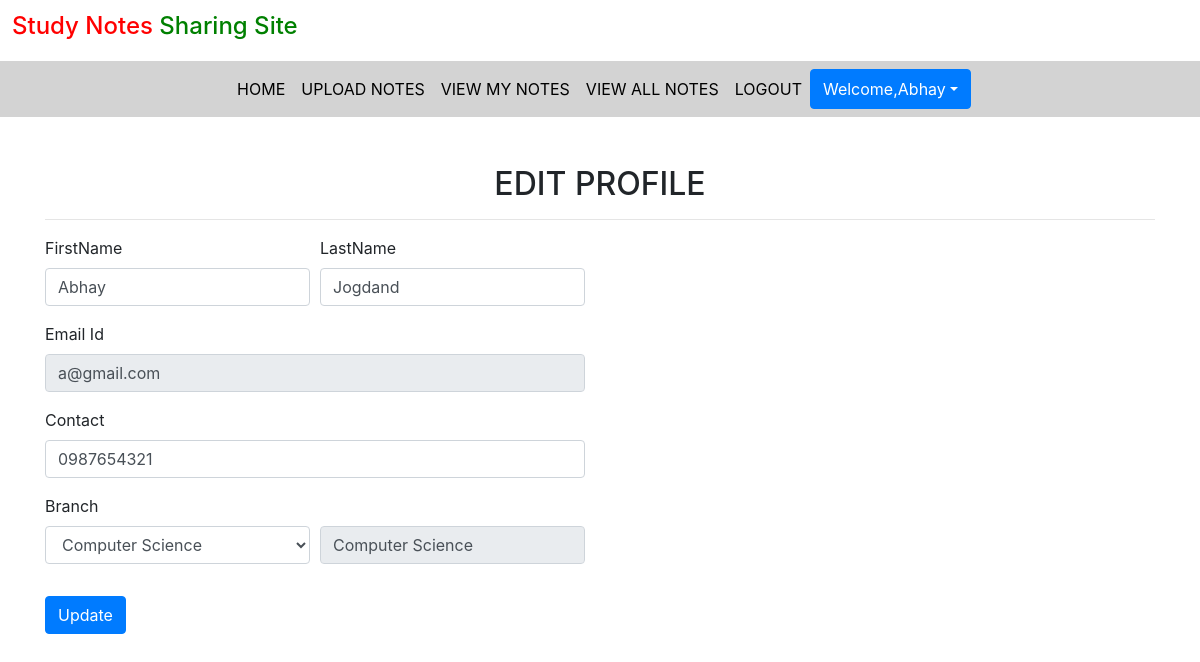
/edit_profile (signed in), run on the app's committed database.
### notes/models.py (models this page shows, shortened)
class Signup(models.Model):
    user = models.ForeignKey(User,on_delete=models.CASCADE)
    contact = models.CharField(max_length=10)
    branch = models.CharField(max_length=30)
    role = models.CharField(max_length=15)

### notes/views.py (the view, shortened to what this page needs)
# urls.py: path('edit_profile',edit_profile,name="edit_profile"),
def edit_profile(request):
    if not request.user.is_authenticated:
        return redirect('login')
    user = User.objects.get(id=request.user.id)
    data = Signup.objects.get(user=user)
    error= False
    d ={'data':data,'user':user, 'error':error}
    return render(request,'edit_profile.html',d)

### notes/templates/edit_profile.html (shortened to what this page needs)
{% extends 'usernavigation.html' %}
{%load static%}
{% block body %}
<div class="container">
    <h2 class="text-center mt-5">EDIT PROFILE</h2>
    <hr>
    <div class="row">
        <div class="col-sm-6">
            <form method="post">
                <div class="form-row">
                    <div class="form-group col-md-6">
                        <label>FirstName</label>
                        <input type="text" class="form-control" value="{{data.user.first_name}}" name="firstname">
                    </div>
                    <div class="form-group col-md-6">
                        <label>LastName</label>
                        <input type="text" class="form-control" value="{{data.user.last_name}}" name="lastname">
                    </div>
                </div>
                <div class="form-row">
                    <div class="form-group col-md-12">
                        <label>Email Id</label>
                        <input type="text" class="form-control" value="{{data.user.username}}" name="emailid" readonly>
                    </div>
                </div>
                <div class="form-row">
                    <div class="form-group col-md-12">
                        <label>Contact</label>
                        <input type="text" class="form-control" value="{{data.contact}}" name="contact">
                    </div>
                </div>
                <div class="form-row">
                    <div class="form-group col-md-6">
                        <label>Branch</label>
                        <select class="form-control" name ="branch">
                            <option value="Computer Science">Computer Science</option>
                        </select>
                    </div>
                    <div class="form-group col-md-6 mt-2">
                        <br>
                        <input type="text" value="{{data.branch}}" class="form-control" readonly>
                    </div>
                </div>
                <input type="submit" value="Update" class="btn btn-primary mt-3">
            </form>
        </div>
    </div>
</div>
{% endblock%}

### notes/templates/usernavigation.html (shortened to what this page needs)
<!DOCTYPE html>
<html lang="en">
<head>
{%load static%}
  <link rel="stylesheet" href="https://maxcdn.bootstrapcdn.com/bootstrap/4.3.1/css/bootstrap.min.css">
  <link rel="stylesheet" href="https://use.fontawesome.com/releases/v5.6.3/css/all.css">
  <link rel="stylesheet" href="{% static 'css/mystyle.css' %}">
</head>
<body>
<h4 style= "padding: 1%"><span style="color:red"> Study Notes</span> <span style="color:green">Sharing Site</span></h4>
<nav class = "navbar navbar-expand-sm justify-content-center" style = "background-color:lightgrey" >
<ul class= "navbar-nav">
    <li class = "navbar-item">
        <a class="nav-link" href="#">HOME</a>
    </li>
    <li class = "navbar-item">
        <a class="nav-link" href="{% url 'upload_notes' %}">UPLOAD NOTES</a>
    </li>
    <li class = "navbar-item">
        <a class="nav-link" href="{% url 'view_mynotes' %}">VIEW MY NOTES</a>
    </li>
    <li class = "navbar-item">
        <a class="nav-link" href="{% url 'view_all_notes' %}">VIEW ALL NOTES</a>
    </li>
    <li class = "navbar-item">
        <a class="nav-link" href="{% url 'logout' %}">LOGOUT</a>
    </li>
    <div class ="btn-group">
        <button type="button" class=" btn btn-primary dropdown-toggle" data-toggle="dropdown">Welcome,{{ request.user.first_name }}</button>
    </div>
</ul>
</nav>
</body>
</html>
{% block body%}
{% endblock%}

### notes/static/css/mystyle.css (style rules this page uses)
.nav-link { color: black }

### data on the page
Signup: firstname "Abhay", lastname "Jogdand", emailid "a@gmail.com", contact "0987654321", branch "Computer Science"

### other printed values
{{ request.user.first_name }} "Abhay"
